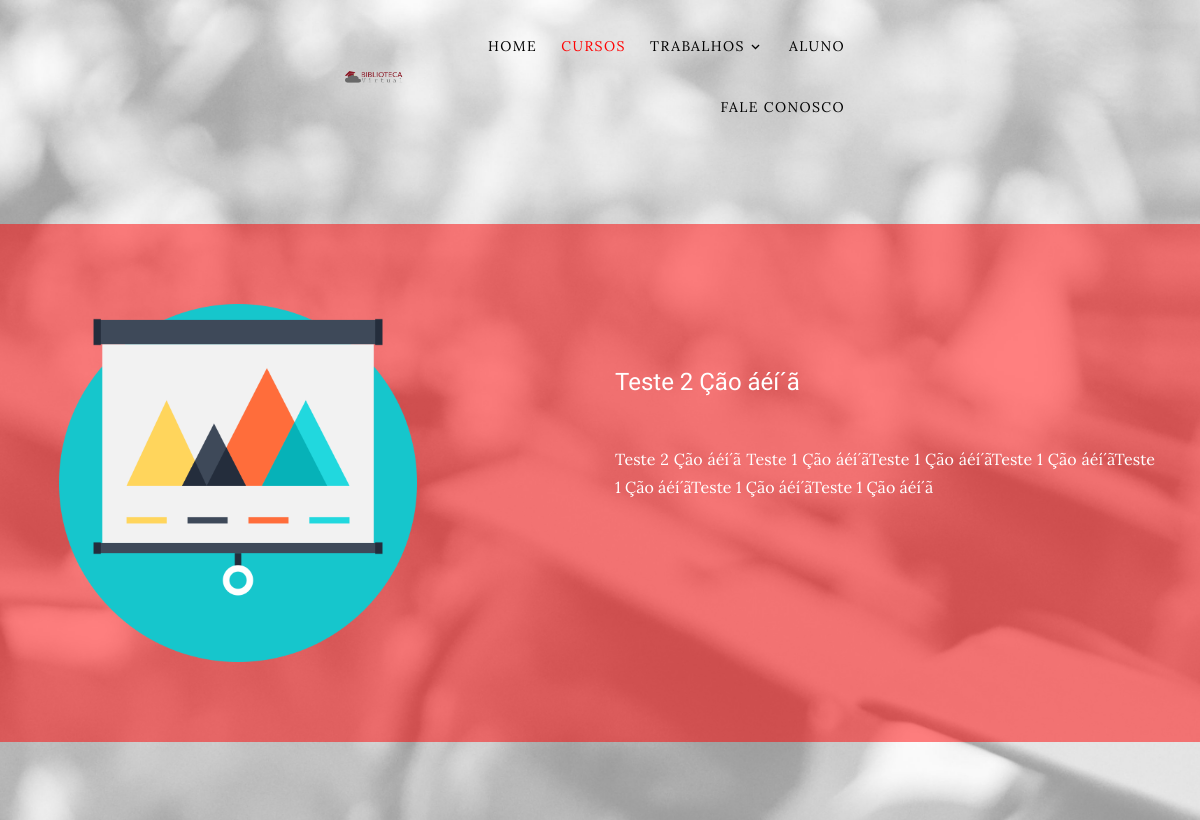
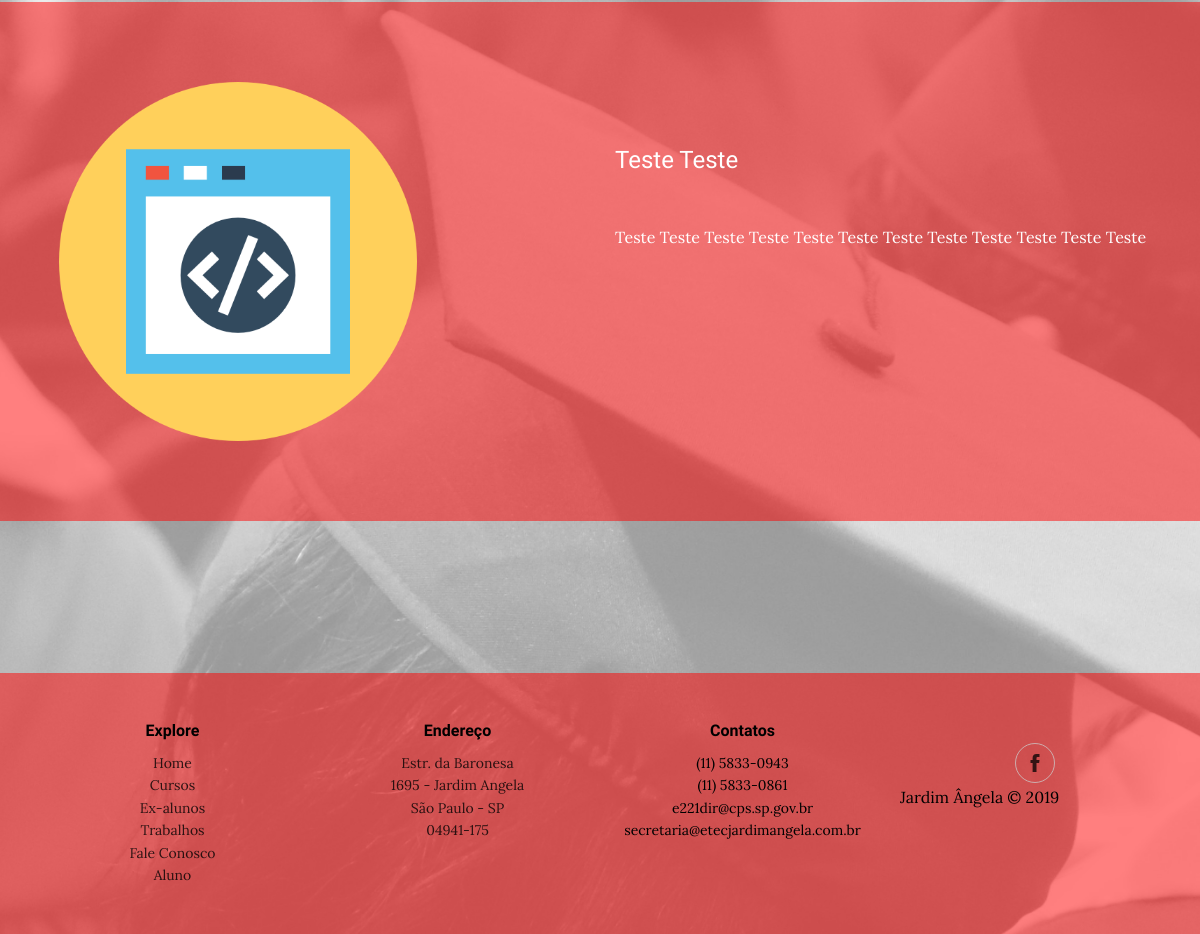
The page /cursos.php on the database its author committed (2 pictures, top to bottom).
### tables this page shows
CREATE TABLE `tb_curso` (
  `id_curso` int(11) NOT NULL,
  `titulo_curso` varchar(45) NOT NULL,
  `descricao_curso` text NOT NULL,
  `imagem_curso` varchar(100) NOT NULL,
  `status_curso` enum('ATIVO','INATIVO','EXCLUIDO') NOT NULL DEFAULT 'ATIVO'
);

### Site/listarCursos.php (called while the page is built, shortened)
<?php
function listarCursos(){
    $conn = conexao();
    $select = $conn->prepare("SELECT * FROM tb_curso WHERE status_curso = 'ATIVO' ORDER BY titulo_curso  ");
    $select->execute();
    $all_cursos = $select->fetchAll(PDO::FETCH_OBJ);
    return $all_cursos;
}
?>

### cursos.php (the view, shortened to what this page needs)
<!DOCTYPE html>
<html>
    <head>
        <link rel="stylesheet" href="assets/bootstrap/css/bootstrap.min.css">
        <link rel="stylesheet" href="assets/bootstrap/css/styleCursosInfo.css">
        <link rel="stylesheet" href="assets/fonts/ionicons.min.css">
		<link rel="stylesheet" href="assets/fonts/icomoon/style.css">
		<link rel="stylesheet" href="assets/fonts/icomoon/style.css">
    </head>
    <body style="background-image:url('assets/img/fundo-alunos.jpg');">
        <div class="site-wrap">
    <header class="site-navbar py-3" role="banner" class="img-fluid">
      <div class="container" id="nav">
        <div class="row align-items-center">
          <div class="col-11 col-xl-2">
            <img src="assets/img/logo.png" alt="" class="img-fluid">
          </div>
          <div class="col-12 col-md-10 d-none d-xl-block">
            <nav class="site-navigation position-relative text-right" role="navigation">
              <ul class="site-menu js-clone-nav mx-auto d-none d-lg-block">
                <li><a href="index.php">Home</a></li>
                <li class="active"><a href="cursos.php">Cursos</a></li>
                <li class="has-children">
                  <a href="trabalho.php?curso=1">Trabalhos</a>
                </li>
                <li><a href="aluno.php">Aluno</a></li>
                <li><a href="fale_conosco.php">Fale Conosco</a></li>
              </ul>
            </nav>
          </div>
          </div>
        </div>
      </div>
        <?php
        require_once 'Site/listarCursos.php';
        $all_cursos = listarCursos();
        foreach ($all_cursos as $cursos) {
        ?>
        <section class="page-section cta">
            <section class="testimonial section-padding">
                <div class="container">
                    <div class="row">
                        <div class="col-lg-6 col-md-5 col-12 d-flex flex-column justify-content-center align-items-center">
                            <div class="contact-image">
                                <img src="_img_cursos/<?php echo $cursos->imagem_curso;?>" class="img-fluid img-redimensionar" alt="website">
                            </div>
                        </div>
                        <div class="col-lg-6 col-md-7 col-12">
                            <h4 class="my-5 pt-3"><?php echo $cursos->titulo_curso;?></h4>
                            <p class="mb-4"><?php echo $cursos->descricao_curso;?></p>
                        </div>
                    </div>
            </section>
        </section>
        <?php }?>
        <footer class="footer text-faded text-center py-5 footer-clean">
            <div class="container">
                <div class="row justify-content-center">
                    <div class="col-sm-4 col-md-3 item">
                        <h3>Explore</h3>
                        <ul>
                            <li><a href="#">Home</a></li>
                            <li><a href="#">Cursos</a></li>
                            <li><a href="#">Ex-alunos</a></li>
                            <li><a href="#">Trabalhos</a></li>
                            <li><a href="#">Fale Conosco</a></li>
                            <li><a href="#">Aluno</a></li>
                        </ul>
                    </div>
                    <div class="col-sm-4 col-md-3 item">
                        <h3>Endereço</h3>
                        <ul><a href="https://maps.google.com.br/maps?q=etec+jardim+angela&um=1&ie=UTF-8&sa=X&ved=0ahUKEwjBvarS3pLkAhXuLLkGHc7XB4wQ_AUIESgB" target="blank" >
                                <li>Estr. da Baronesa<br/>
                                    1695 - Jardim Angela<br/>
                                    São Paulo - SP<br/>
                                    04941-175</li>
                            </a>
                        </ul>
                    </div>
                    <div class="col-sm-4 col-md-3 item">
                        <h3>Contatos</h3>
                        <ul>
                            <li>(11) 5833-0943</li>
                            <li>(11) 5833-0861</li>
                            <li>e221dir@cps.sp.gov.br</li>
                            <li>secretaria@etecjardimangela.com.br</li>
                        </ul>
                    </div>
                    <div class="col-lg-3 item social"><a href="https://pt-br.facebook.com/etecjdangela"><i class="icon ion-social-facebook"></i></a>
                        <p class="copyright">Jardim Ângela © 2019</p>
                    </div>
                </div>
            </div>
        </footer>
    </body>
</html>

### rows shown on the page
tb_curso: imagem_curso (picture), titulo_curso "Teste 2 Ção áéí´ã", descricao_curso "Teste 2 Ção áéí´ã Teste 1 Ção áéí´ãTeste 1 Ção áéí´ãTeste 1 Ção áéí´ãTeste 1 Ção áéí´ãTeste 1 Ção áéí´ãTeste 1 Ção áéí´ã"
tb_curso: imagem_curso (picture), titulo_curso "Teste Teste", descricao_curso "Teste Teste Teste Teste Teste Teste Teste Teste Teste Teste Teste Teste"
